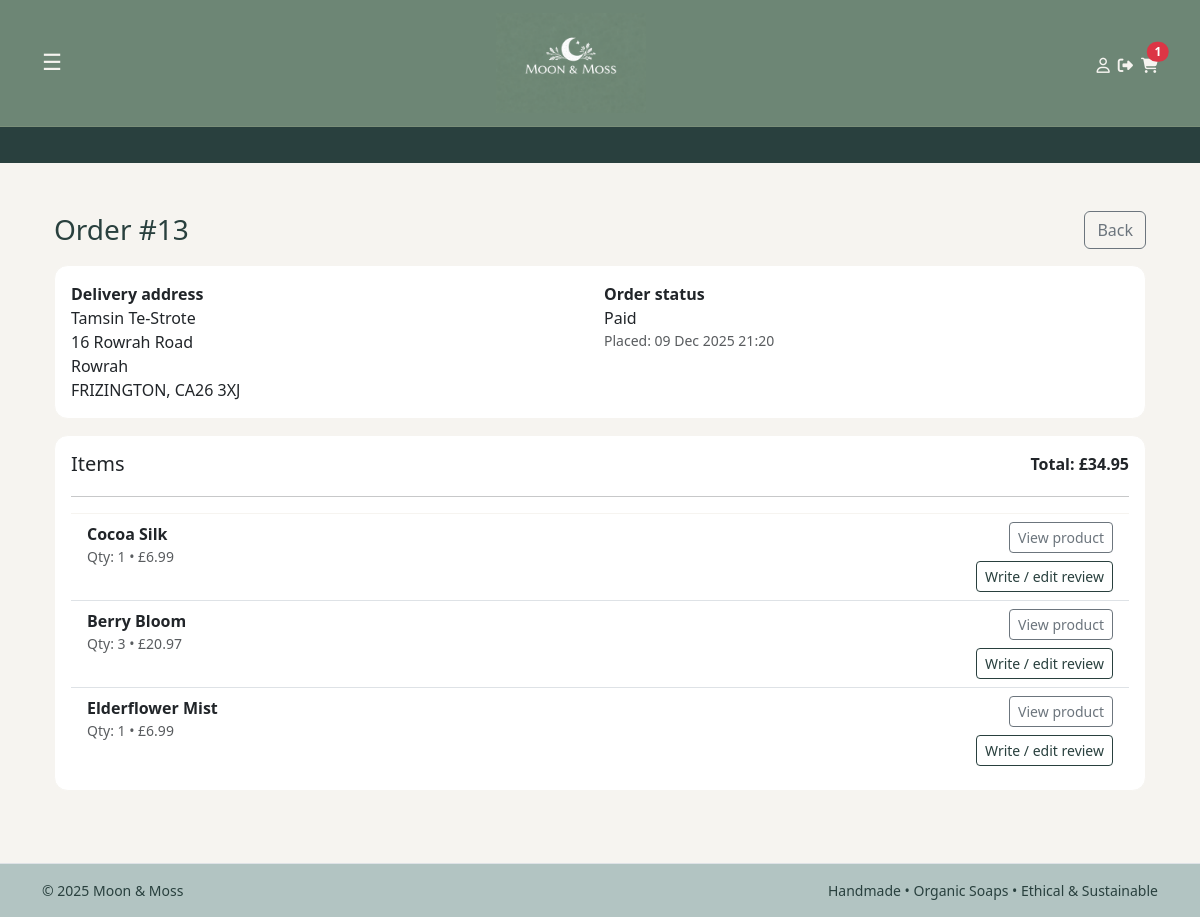
The app's page /accounts/orders/13/ (signed in) with its own data.
### checkout/models.py (models this page shows, shortened)
class Order(models.Model):
    PENDING = "PENDING"
    PAID = "PAID"
    FAILED = "FAILED"
    NEW = "NEW"
    DISPATCHED = "DISPATCHED"
    DELIVERED = "DELIVERED"
    CANCELLED = "CANCELLED"
    STATUS_CHOICES = [
        (PENDING, "Pending"),
        (PAID, "Paid"),
        (FAILED, "Failed"),
    ]
    FULFILMENT_CHOICES = [
        (NEW, "New"),
        (DISPATCHED, "Dispatched"),
        (DELIVERED, "Delivered"),
        (CANCELLED, "Cancelled"),
    ]
    user = models.ForeignKey(
        settings.AUTH_USER_MODEL,
        on_delete=models.SET_NULL,
        null=True,
        blank=True,
        related_name="orders",
    )
    full_name = models.CharField(max_length=100, blank=True)
    email = models.EmailField(blank=True)
    address_line1 = models.CharField(max_length=255, blank=True)
    address_line2 = models.CharField(max_length=255, blank=True)
    city = models.CharField(max_length=100, blank=True)
    postcode = models.CharField(max_length=20, blank=True)
    status = models.CharField(
        max_length=10,
        choices=STATUS_CHOICES,
        default=PENDING,
    )
    total = models.DecimalField(max_digits=8, decimal_places=2)
    stripe_session_id = models.CharField(max_length=255, blank=True)
    created_at = models.DateTimeField(auto_now_add=True)
    stock_deducted = models.BooleanField(default=False)
    fulfilment_status = models.CharField(
        max_length=12,
        choices=FULFILMENT_CHOICES,
        default=NEW,
    )
    dispatched_at = models.DateTimeField(null=True, blank=True)
    delivered_at = models.DateTimeField(null=True, blank=True)
    cancelled_at = models.DateTimeField(null=True, blank=True)

class OrderItem(models.Model):
    order = models.ForeignKey(Order, on_delete=models.CASCADE, related_name="items")
    product = models.ForeignKey(Product, on_delete=models.PROTECT)
    qty = models.PositiveIntegerField()
    unit_price = models.DecimalField(max_digits=8, decimal_places=2)
    def subtotal(self):
        return self.qty * self.unit_price

### catalog/models.py (models this page shows, shortened)
class Product(models.Model):
    title = models.CharField(max_length=160)
    slug = models.SlugField(max_length=180, unique=True, blank=True)
    description = models.TextField(blank=True)
    scent = models.CharField(max_length=50, help_text="e.g. Lavender, Citrus")
    weight_g = models.PositiveIntegerField(help_text="Net weight in grams")
    price = models.DecimalField(max_digits=6, decimal_places=2)
    stock_qty = models.PositiveIntegerField(default=0)
    active = models.BooleanField(default=True)
    created_at = models.DateTimeField(auto_now_add=True)
    tags = models.CharField(
        max_length=250,
        blank=True,
        help_text="Comma-separated tags, e.g. winter, woody, refillable"
    )
    class Meta:
        ordering = ["title"]

### accounts/views.py (the view)
# urls.py: path("orders/<int:order_id>/", views.my_order_detail, name="my_order_detail"),
@login_required
def my_order_detail(request, order_id):
    order = get_object_or_404(Order, id=order_id, user=request.user)
    return render(request, "accounts/my_order_detail.html", {"order": order})

### cart/context_processors.py (called while the page is built)
def cart_count(request):
    cart = get_or_create_cart(request)
    try:
        count = sum(i.qty for i in cart.items.all())
    except Exception:
        count = 0
    return {"cart_count": count}

### cart/utils.py (called while the page is built)
def get_or_create_cart(request):
    if not request.session.session_key:
        request.session.create()
    request.session.set_expiry(60 * 60 * 24 * 14)
    session_key = request.session.session_key
    if request.user.is_authenticated:
        cart, _ = Cart.objects.get_or_create(
            user=request.user,
            defaults={"session_key": session_key},
        )
    else:
        cart, _ = Cart.objects.get_or_create(
            user=None,
            session_key=session_key,
        )
    return cart

### accounts/templates/accounts/my_order_detail.html
{% extends "base.html" %}
{% block content %}
<div class="container py-4">
  <div class="d-flex justify-content-between align-items-center mb-3">
    <h1 class="h3 mb-0">Order #{{ order.id }}</h1>
    <a class="btn btn-outline-secondary" href="{% url 'accounts:my_orders' %}">Back</a>
  </div>
  <div class="card p-3 mb-3">
    <div class="row g-2">
      <div class="col-md-6">
        <div class="fw-semibold">Delivery address</div>
        <div>{{ order.full_name }}</div>
        <div>{{ order.address_line1 }}</div>
        {% if order.address_line2 %}<div>{{ order.address_line2 }}</div>{% endif %}
        <div>{{ order.city }}, {{ order.postcode }}</div>
      </div>
      <div class="col-md-6">
        <div class="fw-semibold">Order status</div>
        <div>{{ order.get_status_display }}</div>
        <div class="text-muted small">Placed: {{ order.created_at|date:"d M Y H:i" }}</div>
      </div>
    </div>
  </div>
  <div class="card p-3">
    <div class="d-flex justify-content-between align-items-start gap-3">
      <div>
        <h2 class="h5 mb-1">Items</h2>
      </div>
      <div class="text-end fw-semibold">
        Total: £{{ order.total|floatformat:2 }}
      </div>
    </div>
    <hr class="my-3">
    <ul class="list-group list-group-flush">
      {% for item in order.items.all %}
        <li class="list-group-item">
          <div class="d-flex justify-content-between align-items-start gap-3">
            <div>
              <div class="fw-semibold">{{ item.product.title }}</div>
              <div class="text-muted small">
                Qty: {{ item.qty }} • £{{ item.subtotal|floatformat:2 }}
              </div>
            </div>
            <div class="text-end d-flex flex-column align-items-end gap-2">
              <a class="btn btn-sm btn-outline-secondary"
                 href="{% url 'catalog:product_detail' item.product.slug %}">
                View product
              </a>
              {% if order.fulfilment_status == "DELIVERED" %}
                <a class="btn btn-sm btn-outline-primary"
                  href="{% url 'reviews:from_order' order.id item.product.id %}">
                  Write / edit review
                </a>
              {% else %}
                <span class="text-muted small">Review available after delivery</span>
              {% endif %}
            </div>
          </div>
        </li>
      {% endfor %}
    </ul>
  </div>
</div>
{% endblock %}

### static/css/main.css (style rules this page uses)
body { background-color: #f6f4f0; color: #333333; font-family: system-ui, -apple-system, BlinkMacSystemFont, "Segoe UI", sans-serif; }
h1, .h1, h2, .h2, h3, .h3 { color: #29403e; }
a { color: #29403e; }
.btn-outline-primary { color: #29403e; border-color: #29403e; }
.card { border-radius: 0.85rem; border-color: #f6f4f0; }

### records on screen
Order: id "13", full_name "Tamsin Te-Strote", address_line1 "16 Rowrah Road", address_line2 "Rowrah", city "FRIZINGTON", postcode "CA26 3XJ", status "Paid", created_at "09 Dec 2025 21:20", total "34.95"
OrderItem: product "Cocoa Silk", qty "1", subtotal "6.99"
OrderItem: product "Berry Bloom", qty "3", subtotal "20.97"
OrderItem: product "Elderflower Mist", qty "1", subtotal "6.99"

### other values on screen
{{ cart_count|default:0 }} "1"
{{ now|default:"2025" }} "2025"
